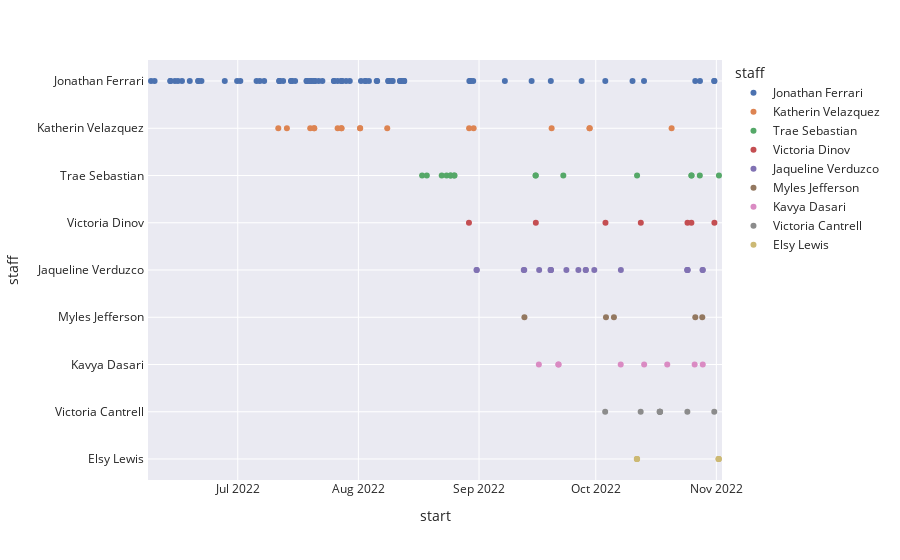

Here is the notebook cell this chart was saved with:
### Code cell
px.strip(df,x = "start", y = "staff", color = "staff", template = "seaborn")

### Figure 1 — Plotly figure (JSON) as saved in the notebook; plotly's stock layout.template omitted (floating-point values rounded to 4 significant figures)
{"data": [{"alignmentgroup": "True", "boxpoints": "all", "fillcolor": "rgba(255,255,255,0)", "hoveron": "points", "hovertemplate": "staff=%{y}<br>start=%{x}<extra></extra>", "legendgroup": "Jonathan Ferrari ", "line": {"color": "rgba(255,255,255,0)"}, "marker": {"color": "rgb(76,114,176)"}, "name": "Jonathan Ferrari ", "offsetgroup": "Jonathan Ferrari ", "orientation": "v", "pointpos": 0, "showlegend": true, "type": "box", "x": ["2022-06-08T17:00:00+00:00", "2022-06-09T15:00:00+00:00", "2022-06-13T16:00:00+00:00", "2022-06-13T17:00:00+00:00", "2022-06-14T20:00:00+00:00", "2022-06-15T15:00:00+00:00", "2022-06-16T16:00:00+00:00", "2022-06-18T16:00:00+00:00", "2022-06-20T20:00:00+00:00", "2022-06-20T21:00:00+00:00", "2022-06-21T16:00:00+00:00", "2022-06-27T16:00:00+00:00", "2022-06-30T20:00:00+00:00", "2022-07-01T16:00:00+00:00", "2022-07-05T20:00:00+00:00", "2022-07-06T16:00:00+00:00", "2022-07-07T19:00:00+00:00", "2022-07-11T16:00:00+00:00", "2022-07-11T17:00:00+00:00", "2022-07-11T18:00:00+00:00", "2022-07-12T16:00:00+00:00", "2022-07-14T16:00:00+00:00", "2022-07-14T20:00:00+00:00", "2022-07-14T21:00:00+00:00", "2022-07-15T18:00:00+00:00", "2022-07-18T16:00:00+00:00", "2022-07-18T18:00:00+00:00", "2022-07-18T19:00:00+00:00", "2022-07-19T16:00:00+00:00", "2022-07-19T17:00:00+00:00", "2022-07-19T20:00:00+00:00", "2022-07-20T16:00:00+00:00", "2022-07-20T17:00:00+00:00", "2022-07-20T20:00:00+00:00", "2022-07-21T19:00:00+00:00", "2022-07-22T18:00:00+00:00", "2022-07-25T17:00:00+00:00", "2022-07-25T18:00:00+00:00", "2022-07-26T16:00:00+00:00", "2022-07-27T16:00:00+00:00", "2022-07-27T17:00:00+00:00", "2022-07-27T18:00:00+00:00", "2022-07-28T20:00:00+00:00", "2022-07-29T19:00:00+00:00", "2022-08-01T16:00:00+00:00", "2022-08-02T17:00:00+00:00", "2022-08-02T21:00:00+00:00", "2022-08-03T17:00:00+00:00", "2022-08-05T17:00:00+00:00", "2022-08-05T20:00:00+00:00", "2022-08-08T16:00:00+00:00", "2022-08-08T18:00:00+00:00", "2022-08-08T20:00:00+00:00", "2022-08-09T16:00:00+00:00", "2022-08-09T20:00:00+00:00", "2022-08-11T16:00:00+00:00", "2022-08-11T20:00:00+00:00", "2022-08-11T21:00:00+00:00", "2022-08-12T17:00:00+00:00", "2022-08-12T18:00:00+00:00", "2022-08-12T19:00:00+00:00", "2022-08-29T12:30:00+00:00", "2022-08-29T17:00:00+00:00", "2022-08-29T21:00:00+00:00", "2022-08-30T12:30:00+00:00", "2022-09-07T15:30:00+00:00", "2022-09-14T12:30:00+00:00", "2022-09-19T11:00:00+00:00", "2022-09-27T09:00:00+00:00", "2022-10-03T11:00:00+00:00", "2022-10-10T11:00:00+00:00", "2022-10-13T10:00:00+00:00", "2022-10-26T14:00:00+00:00", "2022-10-27T19:00:00+00:00", "2022-10-31T11:00:00+00:00", "2022-10-31T12:00:00+00:00"], "x0": " ", "xaxis": "x", "y": ["Jonathan Ferrari ", "Jonathan Ferrari ", "Jonathan Ferrari ", "Jonathan Ferrari ", "Jonathan Ferrari ", "Jonathan Ferrari ", "Jonathan Ferrari ", "Jonathan Ferrari ", "Jonathan Ferrari ", "Jonathan Ferrari ", "Jonathan Ferrari ", "Jonathan Ferrari ", "Jonathan Ferrari ", "Jonathan Ferrari ", "Jonathan Ferrari ", "Jonathan Ferrari ", "Jonathan Ferrari ", "Jonathan Ferrari ", "Jonathan Ferrari ", "Jonathan Ferrari ", "Jonathan Ferrari ", "Jonathan Ferrari ", "Jonathan Ferrari ", "Jonathan Ferrari ", "Jonathan Ferrari ", "Jonathan Ferrari ", "Jonathan Ferrari ", "Jonathan Ferrari ", "Jonathan Ferrari ", "Jonathan Ferrari ", "Jonathan Ferrari ", "Jonathan Ferrari ", "Jonathan Ferrari ", "Jonathan Ferrari ", "Jonathan Ferrari ", "Jonathan Ferrari ", "Jonathan Ferrari ", "Jonathan Ferrari ", "Jonathan Ferrari ", "Jonathan Ferrari ", "Jonathan Ferrari ", "Jonathan Ferrari ", "Jonathan Ferrari ", "Jonathan Ferrari ", "Jonathan Ferrari ", "Jonathan Ferrari ", "Jonathan Ferrari ", "Jonathan Ferrari ", "Jonathan Ferrari ", "Jonathan Ferrari ", "Jonathan Ferrari ", "Jonathan Ferrari ", "Jonathan Ferrari ", "Jonathan Ferrari ", "Jonathan Ferrari ", "Jonathan Ferrari ", "Jonathan Ferrari ", "Jonathan Ferrari ", "Jonathan Ferrari ", "Jonathan Ferrari ", "Jonathan Ferrari ", "Jonathan Ferrari ", "Jonathan Ferrari ", "Jonathan Ferrari ", "Jonathan Ferrari ", "Jonathan Ferrari ", "Jonathan Ferrari ", "Jonathan Ferrari ", "Jonathan Ferrari ", "Jonathan Ferrari ", "Jonathan Ferrari ", "Jonathan Ferrari ", "Jonathan Ferrari ", "Jonathan Ferrari ", "Jonathan Ferrari ", "Jonathan Ferrari "], "y0": " ", "yaxis": "y"}, {"alignmentgroup": "True", "boxpoints": "all", "fillcolor": "rgba(255,255,255,0)", "hoveron": "points", "hovertemplate": "staff=%{y}<br>start=%{x}<extra></extra>", "legendgroup": "Katherin Velazquez ", "line": {"color": "rgba(255,255,255,0)"}, "marker": {"color": "rgb(221,132,82)"}, "name": "Katherin Velazquez ", "offsetgroup": "Katherin Velazquez ", "orientation": "v", "pointpos": 0, "showlegend": true, "type": "box", "x": ["2022-07-11T10:00:00+00:00", "2022-07-13T15:00:00+00:00", "2022-07-19T15:00:00+00:00", "2022-07-20T15:00:00+00:00", "2022-07-20T16:00:00+00:00", "2022-07-26T16:00:00+00:00", "2022-07-27T15:00:00+00:00", "2022-07-27T16:00:00+00:00", "2022-08-01T10:00:00+00:00", "2022-08-01T11:00:00+00:00", "2022-08-08T10:00:00+00:00", "2022-08-29T11:00:00+00:00", "2022-08-30T15:00:00+00:00", "2022-09-19T16:00:00+00:00", "2022-09-29T09:30:00+00:00", "2022-09-29T11:00:00+00:00", "2022-10-20T12:00:00+00:00"], "x0": " ", "xaxis": "x", "y": ["Katherin Velazquez ", "Katherin Velazquez ", "Katherin Velazquez ", "Katherin Velazquez ", "Katherin Velazquez ", "Katherin Velazquez ", "Katherin Velazquez ", "Katherin Velazquez ", "Katherin Velazquez ", "Katherin Velazquez ", "Katherin Velazquez ", "Katherin Velazquez ", "Katherin Velazquez ", "Katherin Velazquez ", "Katherin Velazquez ", "Katherin Velazquez ", "Katherin Velazquez "], "y0": " ", "yaxis": "y"}, {"alignmentgroup": "True", "boxpoints": "all", "fillcolor": "rgba(255,255,255,0)", "hoveron": "points", "hovertemplate": "staff=%{y}<br>start=%{x}<extra></extra>", "legendgroup": "Trae Sebastian ", "line": {"color": "rgba(255,255,255,0)"}, "marker": {"color": "rgb(85,168,104)"}, "name": "Trae Sebastian ", "offsetgroup": "Trae Sebastian ", "orientation": "v", "pointpos": 0, "showlegend": true, "type": "box", "x": ["2022-08-17T09:00:00+00:00", "2022-08-18T14:00:00+00:00", "2022-08-22T10:00:00+00:00", "2022-08-23T16:00:00+00:00", "2022-08-24T16:00:00+00:00", "2022-08-24T17:00:00+00:00", "2022-08-25T14:00:00+00:00", "2022-08-25T17:00:00+00:00", "2022-09-15T13:00:00+00:00", "2022-09-15T14:00:00+00:00", "2022-09-22T16:00:00+00:00", "2022-10-11T15:00:00+00:00", "2022-10-25T14:00:00+00:00", "2022-10-25T15:00:00+00:00", "2022-10-27T18:00:00+00:00", "2022-11-01T16:00:00+00:00"], "x0": " ", "xaxis": "x", "y": ["Trae Sebastian ", "Trae Sebastian ", "Trae Sebastian ", "Trae Sebastian ", "Trae Sebastian ", "Trae Sebastian ", "Trae Sebastian ", "Trae Sebastian ", "Trae Sebastian ", "Trae Sebastian ", "Trae Sebastian ", "Trae Sebastian ", "Trae Sebastian ", "Trae Sebastian ", "Trae Sebastian ", "Trae Sebastian "], "y0": " ", "yaxis": "y"}, {"alignmentgroup": "True", "boxpoints": "all", "fillcolor": "rgba(255,255,255,0)", "hoveron": "points", "hovertemplate": "staff=%{y}<br>start=%{x}<extra></extra>", "legendgroup": "Victoria Dinov ", "line": {"color": "rgba(255,255,255,0)"}, "marker": {"color": "rgb(196,78,82)"}, "name": "Victoria Dinov ", "offsetgroup": "Victoria Dinov ", "orientation": "v", "pointpos": 0, "showlegend": true, "type": "box", "x": ["2022-08-29T10:00:00+00:00", "2022-09-15T14:30:00+00:00", "2022-10-03T12:00:00+00:00", "2022-10-12T14:00:00+00:00", "2022-10-24T14:00:00+00:00", "2022-10-25T14:00:00+00:00", "2022-10-31T12:00:00+00:00"], "x0": " ", "xaxis": "x", "y": ["Victoria Dinov ", "Victoria Dinov ", "Victoria Dinov ", "Victoria Dinov ", "Victoria Dinov ", "Victoria Dinov ", "Victoria Dinov "], "y0": " ", "yaxis": "y"}, {"alignmentgroup": "True", "boxpoints": "all", "fillcolor": "rgba(255,255,255,0)", "hoveron": "points", "hovertemplate": "staff=%{y}<br>start=%{x}<extra></extra>", "legendgroup": "Jaqueline Verduzco ", "line": {"color": "rgba(255,255,255,0)"}, "marker": {"color": "rgb(129,114,179)"}, "name": "Jaqueline Verduzco ", "offsetgroup": "Jaqueline Verduzco ", "orientation": "v", "pointpos": 0, "showlegend": true, "type": "box", "x": ["2022-08-31T09:00:00+00:00", "2022-08-31T10:00:00+00:00", "2022-09-12T12:00:00+00:00", "2022-09-12T15:00:00+00:00", "2022-09-16T11:00:00+00:00", "2022-09-19T09:00:00+00:00", "2022-09-19T11:00:00+00:00", "2022-09-19T12:00:00+00:00", "2022-09-23T11:00:00+00:00", "2022-09-26T13:00:00+00:00", "2022-09-28T10:00:00+00:00", "2022-09-28T11:00:00+00:00", "2022-09-30T15:00:00+00:00", "2022-10-07T11:00:00+00:00", "2022-10-24T12:00:00+00:00", "2022-10-24T14:00:00+00:00", "2022-10-24T15:00:00+00:00", "2022-10-28T11:00:00+00:00", "2022-10-28T12:00:00+00:00"], "x0": " ", "xaxis": "x", "y": ["Jaqueline Verduzco ", "Jaqueline Verduzco ", "Jaqueline Verduzco ", "Jaqueline Verduzco ", "Jaqueline Verduzco ", "Jaqueline Verduzco ", "Jaqueline Verduzco ", "Jaqueline Verduzco ", "Jaqueline Verduzco ", "Jaqueline Verduzco ", "Jaqueline Verduzco ", "Jaqueline Verduzco ", "Jaqueline Verduzco ", "Jaqueline Verduzco ", "Jaqueline Verduzco ", "Jaqueline Verduzco ", "Jaqueline Verduzco ", "Jaqueline Verduzco ", "Jaqueline Verduzco "], "y0": " ", "yaxis": "y"}, {"alignmentgroup": "True", "boxpoints": "all", "fillcolor": "rgba(255,255,255,0)", "hoveron": "points", "hovertemplate": "staff=%{y}<br>start=%{x}<extra></extra>", "legendgroup": "Myles Jefferson ", "line": {"color": "rgba(255,255,255,0)"}, "marker": {"color": "rgb(147,120,96)"}, "name": "Myles Jefferson ", "offsetgroup": "Myles Jefferson ", "orientation": "v", "pointpos": 0, "showlegend": true, "type": "box", "x": ["2022-09-12T16:00:00+00:00", "2022-10-03T15:00:00+00:00", "2022-10-05T16:00:00+00:00", "2022-10-26T14:00:00+00:00", "2022-10-28T09:00:00+00:00"], "x0": " ", "xaxis": "x", "y": ["Myles Jefferson ", "Myles Jefferson ", "Myles Jefferson ", "Myles Jefferson ", "Myles Jefferson "], "y0": " ", "yaxis": "y"}, {"alignmentgroup": "True", "boxpoints": "all", "fillcolor": "rgba(255,255,255,0)", "hoveron": "points", "hovertemplate": "staff=%{y}<br>start=%{x}<extra></extra>", "legendgroup": "Kavya Dasari ", "line": {"color": "rgba(255,255,255,0)"}, "marker": {"color": "rgb(218,139,195)"}, "name": "Kavya Dasari ", "offsetgroup": "Kavya Dasari ", "orientation": "v", "pointpos": 0, "showlegend": true, "type": "box", "x": ["2022-09-16T09:00:00+00:00", "2022-09-21T09:00:00+00:00", "2022-09-21T11:00:00+00:00", "2022-10-07T10:00:00+00:00", "2022-10-13T10:30:00+00:00", "2022-10-19T09:00:00+00:00", "2022-10-26T10:00:00+00:00", "2022-10-28T12:00:00+00:00"], "x0": " ", "xaxis": "x", "y": ["Kavya Dasari ", "Kavya Dasari ", "Kavya Dasari ", "Kavya Dasari ", "Kavya Dasari ", "Kavya Dasari ", "Kavya Dasari ", "Kavya Dasari "], "y0": " ", "yaxis": "y"}, {"alignmentgroup": "True", "boxpoints": "all", "fillcolor": "rgba(255,255,255,0)", "hoveron": "points", "hovertemplate": "staff=%{y}<br>start=%{x}<extra></extra>", "legendgroup": "Victoria Cantrell ", "line": {"color": "rgba(255,255,255,0)"}, "marker": {"color": "rgb(140,140,140)"}, "name": "Victoria Cantrell ", "offsetgroup": "Victoria Cantrell ", "orientation": "v", "pointpos": 0, "showlegend": true, "type": "box", "x": ["2022-10-03T10:00:00+00:00", "2022-10-12T13:00:00+00:00", "2022-10-17T10:00:00+00:00", "2022-10-17T11:00:00+00:00", "2022-10-17T12:00:00+00:00", "2022-10-17T13:00:00+00:00", "2022-10-24T13:00:00+00:00", "2022-10-31T11:00:00+00:00"], "x0": " ", "xaxis": "x", "y": ["Victoria Cantrell ", "Victoria Cantrell ", "Victoria Cantrell ", "Victoria Cantrell ", "Victoria Cantrell ", "Victoria Cantrell ", "Victoria Cantrell ", "Victoria Cantrell "], "y0": " ", "yaxis": "y"}, {"alignmentgroup": "True", "boxpoints": "all", "fillcolor": "rgba(255,255,255,0)", "hoveron": "points", "hovertemplate": "staff=%{y}<br>start=%{x}<extra></extra>", "legendgroup": "Elsy Lewis ", "line": {"color": "rgba(255,255,255,0)"}, "marker": {"color": "rgb(204,185,116)"}, "name": "Elsy Lewis ", "offsetgroup": "Elsy Lewis ", "orientation": "v", "pointpos": 0, "showlegend": true, "type": "box", "x": ["2022-10-11T13:00:00+00:00", "2022-10-11T14:00:00+00:00", "2022-10-11T15:00:00+00:00", "2022-11-01T13:00:00+00:00", "2022-11-01T14:00:00+00:00", "2022-11-01T15:00:00+00:00"], "x0": " ", "xaxis": "x", "y": ["Elsy Lewis ", "Elsy Lewis ", "Elsy Lewis ", "Elsy Lewis ", "Elsy Lewis ", "Elsy Lewis "], "y0": " ", "yaxis": "y"}], "layout": {"boxmode": "group", "legend": {"title": {"text": "staff"}, "tracegroupgap": 0}, "margin": {"t": 60}, "xaxis": {"anchor": "y", "domain": [0, 1], "title": {"text": "start"}}, "yaxis": {"anchor": "x", "categoryarray": ["Elsy Lewis ", "Victoria Cantrell ", "Kavya Dasari ", "Myles Jefferson ", "Jaqueline Verduzco ", "Victoria Dinov ", "Trae Sebastian ", "Katherin Velazquez ", "Jonathan Ferrari "], "categoryorder": "array", "domain": [0, 1], "title": {"text": "staff"}}}}
